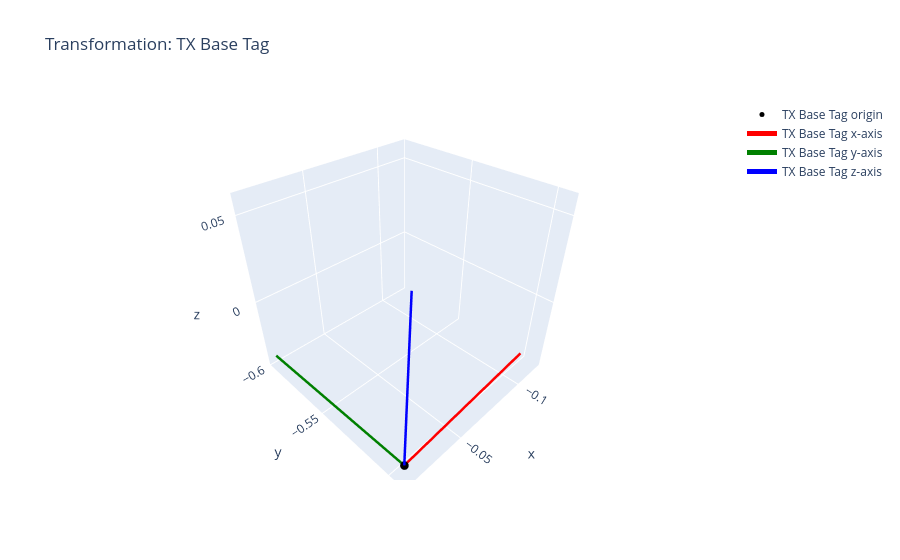

Notebook code cell kept with this figure:
### Code cell
tx_base_tag = np.array([
        [
      -0.9992668101498986,
      0.03786236221936187,
      0.005681871172127269,
      -0.018283582081895254
    ],
    [
      -0.03760656116820821,
      -0.998497334760624,
      0.03985999288801041,
      -0.49712673959771314
    ],
    [
      0.007182526710609295,
      0.03961709231001545,
      0.9991891198901993,
      -0.042018964151028
    ],
    [
      0.0,
      0.0,
      0.0,
      1.0
    ]
  
  ])

tx_tag_base = np.linalg.inv(tx_base_tag)

plot_transformation(tx_base_tag, scale=0.1, frame_name="TX Base Tag")

### Figure 1 — Plotly figure (JSON) as saved in the notebook; plotly's stock layout.template omitted (floating-point values rounded to 4 significant figures)
{"data": [{"marker": {"color": "black", "size": 5}, "mode": "markers", "name": "TX Base Tag origin", "type": "scatter3d", "x": [-0.01828], "y": [-0.4971], "z": [-0.04202]}, {"line": {"color": "red", "width": 5}, "mode": "lines", "name": "TX Base Tag x-axis", "type": "scatter3d", "x": [-0.01828, -0.1182], "y": [-0.4971, -0.5009], "z": [-0.04202, -0.0413]}, {"line": {"color": "green", "width": 5}, "mode": "lines", "name": "TX Base Tag y-axis", "type": "scatter3d", "x": [-0.01828, -0.0145], "y": [-0.4971, -0.597], "z": [-0.04202, -0.03806]}, {"line": {"color": "blue", "width": 5}, "mode": "lines", "name": "TX Base Tag z-axis", "type": "scatter3d", "x": [-0.01828, -0.01772], "y": [-0.4971, -0.4931], "z": [-0.04202, 0.0579]}], "layout": {"scene": {"aspectmode": "data"}, "title": {"text": "Transformation: TX Base Tag"}}}
